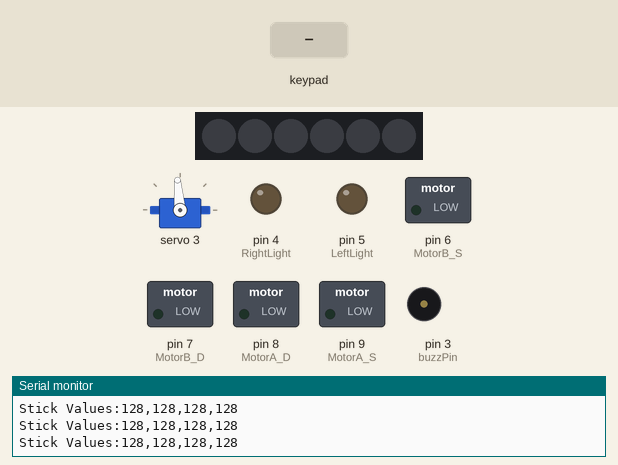
The sketch below on a simulated Arduino Uno, built with avr-gcc and run on an emulated ATmega328P. Shown: servo, 6 RGB LEDs in strip order, left to right, switched loads named in the sketch (green lamp = pin HIGH), output pins drawn as LEDs (lit = HIGH), buzzer (waves = sounding, pin HIGH), the last lines printed to the serial monitor. The test bench sets the inputs (shaded band).

Above: at 1.3 s.
1.4 s: key 'U' pressed
At 1.64 s:
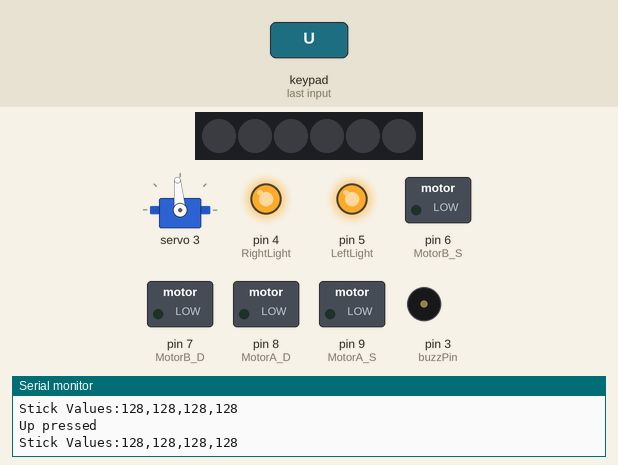
3.3 s: key 'X' pressed
At 3.52 s:
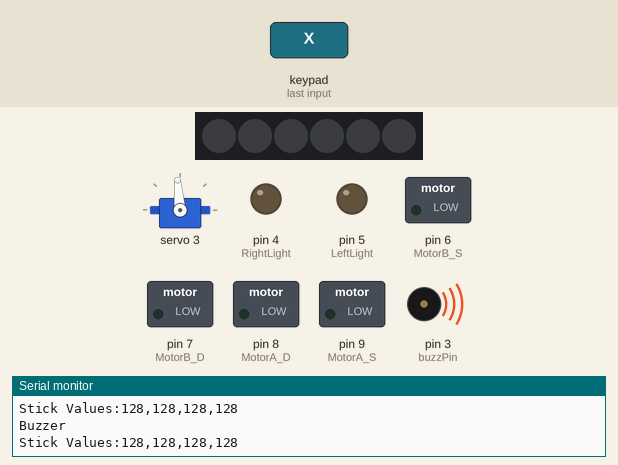
5.2 s: key 'O' pressed
At 6.1 s:
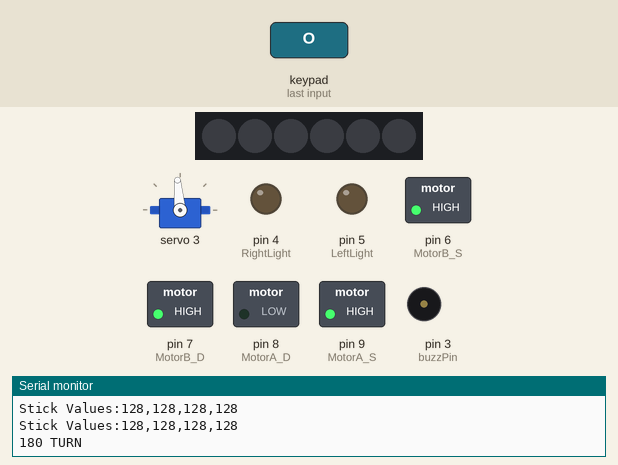
8.2 s: key 'S' pressed
At 9.5 s:
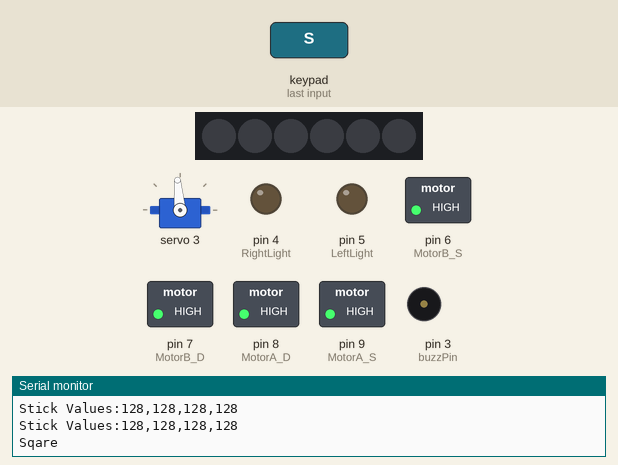
Timing chart, 0 to 20.8 s (numbered marks = the images above; inputs shaded):
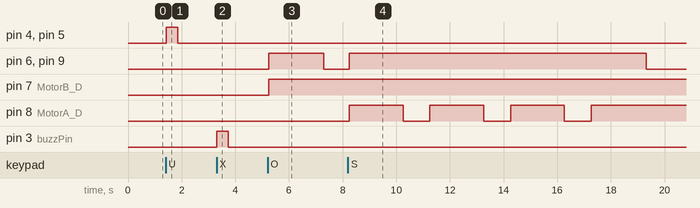

Measured:
- after the input at 1.4 s, pin 4 (RightLight), pin 5 (LeftLight): LOW → HIGH at once, → LOW 0.42 s later
- after the input at 3.3 s, pin 3 (buzzPin): LOW → HIGH at once, → LOW 0.42 s later
- after the input at 5.2 s, pin 6 (MotorB_S), pin 9 (MotorA_S): LOW → HIGH after 0.05 s, → LOW 2.1 s later; pin 7 (MotorB_D): LOW → HIGH after 0.05 s
- after the input at 8.2 s, pin 6 (MotorB_S), pin 9 (MotorA_S): LOW → HIGH after 0.05 s, → LOW 11.1 s later; pin 8 (MotorA_D): alternates HIGH for 2.0 s and LOW for 1.0 s, 7 changes in all, then stays HIGH, starting after 0.05 s

The sketch:

lectia_8.ino
```cpp
#include<PS2X_lib.h>
#include "HCPCA9685.h"
#include <Adafruit_NeoPixel.h>

//pinii pentru Receiver
#define PS2_DAT        13
#define PS2_CMD        11
#define PS2_SEL        10
#define PS2_CLK        12

//pinii pentru driverul de la motoare
#define MotorB_S  6
#define MotorB_D  7
#define MotorA_S  9
#define MotorA_D  8

//pinii pentru ledu-uri
#define RightLight 4
#define LeftLight  5

// creăm un obiect PS2x
PS2X ps2x;
#define pressures   false
#define rumble      false
int error = 0;
byte type = 0;
byte vibrate = 0;

//inițializarea modulului cu 16 canale servo HCPCA9685
#define  I2CAdd 0x40
HCPCA9685 HCPCA9685(I2CAdd);

//pin buzzer
#define buzzPin 3

//pin banda led
#define ledStripPin 2
#define NUMPIXELS   6
Adafruit_NeoPixel pixels(NUMPIXELS, ledStripPin, NEO_GRB + NEO_KHZ800);

//variabile de tip flag
bool LightF = false;
bool StripF = false;

void setup() {
  //setăm pinii de la motoare
  pinMode(MotorA_S, OUTPUT);
  pinMode(MotorA_D, OUTPUT);
  pinMode(MotorB_S, OUTPUT);
  pinMode(MotorB_D, OUTPUT);

  digitalWrite(MotorA_S, LOW);
  digitalWrite(MotorB_S, LOW);

  //inițializăm pinii de la led-uri
  pinMode(RightLight, OUTPUT);
  pinMode(LeftLight, OUTPUT);

  //inițializăm comunicatrea serială
  Serial.begin(115200);
  delay(100);
  //inițializare HCPCA9685
  HCPCA9685.Init(SERVO_MODE);
  HCPCA9685.Sleep(false);
  HCPCA9685.Servo(3, 210);

  //setam pinul de la buzzer
  pinMode(buzzPin, OUTPUT);

  //initializam banda led
  pixels.begin();
  pixels.clear();

  //inițializăm controllerul PS2
  error = ps2x.config_gamepad(PS2_CLK, PS2_CMD, PS2_SEL, PS2_DAT, pressures, rumble);
  if (error == 0) {
    Serial.print("Found Controller, configured successful ");
    Serial.print("pressures = ");
    if (pressures)
      Serial.println("true ");
    else
      Serial.println("false");
    Serial.print("rumble = ");
    if (rumble)
      Serial.println("true)");
    else
      Serial.println("false");
    Serial.println("Try out all the buttons, X will vibrate the controller, faster as you press harder;");
    Serial.println("holding L1 or R1 will print out the analog stick values.");
    Serial.println("Note: Go to www.billporter.info for updates and to report bugs.");
  }
}

void loop() {
  ps2x.read_gamepad(false, vibrate);


  //control motor stânga

  int leftStick = ps2x.Analog(PSS_LY);
  if (leftStick < 100) {
    leftStick = map(leftStick, 100, 0, 0, 255);
    leftStick = constrain(leftStick, 0, 255);
    analogWrite(MotorB_S,  leftStick);
    digitalWrite(MotorB_D, HIGH);

  }
  else if (leftStick > 170) {
    leftStick = map(leftStick, 170, 255, 0, 255);
    leftStick = constrain(leftStick, 0, 255);
    analogWrite(MotorB_S,  leftStick);
    digitalWrite(MotorB_D, LOW);
  }
  else {
    analogWrite(MotorB_S,  0);
  }


  //control motor dreapta
  int rightStick = ps2x.Analog(PSS_RY);
  if (rightStick < 100) {
    rightStick = map(rightStick, 100, 0, 0, 255);
    rightStick = constrain(rightStick, 0, 255);
    analogWrite(MotorA_S, rightStick);
    digitalWrite(MotorA_D, HIGH);
  }
  else if (rightStick > 170) {
    rightStick = map(rightStick, 170, 255, 0, 255);
    rightStick = constrain(rightStick, 0, 255);
    analogWrite(MotorA_S, rightStick);
    digitalWrite(MotorA_D, LOW);
  }
  else {
    analogWrite(MotorA_S, 0);
  }


  //Control lumini flash

  if (ps2x.ButtonPressed(PSB_TRIANGLE)) {
    Serial.println("Triangle just pressed");
    LightF = ! LightF;
  }

  if (LightF) {
    digitalWrite(RightLight, HIGH);
    digitalWrite(LeftLight , HIGH);
  }
  else {
    if (ps2x.Button(PSB_PAD_UP)) {
      Serial.println("Up pressed");
      digitalWrite(RightLight, HIGH);
      digitalWrite(LeftLight , HIGH);
    }
    else {
      digitalWrite(RightLight, LOW);
      digitalWrite(LeftLight, LOW);
    }
  }


  // control Gripper

  if (ps2x.Button(PSB_L1) ) {
    Serial.print("Gripper activated: ");
    int leftStickX = ps2x.Analog(PSS_LX);
    if (leftStickX > 200) {
      Serial.println("Right");
      HCPCA9685.Servo(3, 270);
    }
    else if (leftStickX < 50) {
      Serial.println("Left");
      HCPCA9685.Servo(3, 120);
    }
    else {
      HCPCA9685.Servo(3, 210);
      Serial.println();
    }
  }
  else {
    HCPCA9685.Servo(3, 210);
  }


  //Control pattern intoarcere 180 grade
  if (ps2x.ButtonPressed(PSB_CIRCLE)) {
    Serial.println("180 TURN");
    for (int i = 0; i < 10; i++) {
      ps2x.read_gamepad(false, vibrate);
      analogWrite(MotorB_S,  255);
      analogWrite(MotorA_S,  255);
      digitalWrite(MotorB_D, HIGH);
      digitalWrite(MotorA_D, LOW);
      delay(200);
    }
  }

  //Control pattern patrat
  if (ps2x.ButtonPressed(PSB_SQUARE)) {
    Serial.println("Sqare");

    for (int i = 0; i < 10; i++) {
      ps2x.read_gamepad(false, vibrate);
      analogWrite(MotorB_S,  255);
      analogWrite(MotorA_S,  255);
      digitalWrite(MotorB_D, HIGH);
      digitalWrite(MotorA_D, HIGH);
      delay(200);
    }

    for (int i = 0; i < 10; i++) {
      ps2x.read_gamepad(false, vibrate);
      analogWrite(MotorB_S,  255);
      analogWrite(MotorA_S,  255);
      digitalWrite(MotorB_D, HIGH);
      digitalWrite(MotorA_D, LOW);
      delay(100);
    }

    for (int i = 0; i < 10; i++) {
      ps2x.read_gamepad(false, vibrate);
      analogWrite(MotorB_S,  255);
      analogWrite(MotorA_S,  255);
      digitalWrite(MotorB_D, HIGH);
      digitalWrite(MotorA_D, HIGH);
      delay(200);
    }
    for (int i = 0; i < 10; i++) {
      ps2x.read_gamepad(false, vibrate);
      analogWrite(MotorB_S,  255);
      analogWrite(MotorA_S,  255);
      digitalWrite(MotorB_D, HIGH);
      digitalWrite(MotorA_D, LOW);
      delay(100);
    }
    for (int i = 0; i < 10; i++) {
      ps2x.read_gamepad(false, vibrate);
      analogWrite(MotorB_S,  255);
      analogWrite(MotorA_S,  255);
      digitalWrite(MotorB_D, HIGH);
      digitalWrite(MotorA_D, HIGH);
      delay(200);
    }
    for (int i = 0; i < 10; i++) {
      ps2x.read_gamepad(false, vibrate);
      analogWrite(MotorB_S,  255);
      analogWrite(MotorA_S,  255);
      digitalWrite(MotorB_D, HIGH);
      digitalWrite(MotorA_D, LOW);
      delay(100);
    }
    for (int i = 0; i < 10; i++) {
      ps2x.read_gamepad(false, vibrate);
      analogWrite(MotorB_S,  255);
      analogWrite(MotorA_S,  255);
      digitalWrite(MotorB_D, HIGH);
      digitalWrite(MotorA_D, HIGH);
      delay(200);
    }
  }

  // control buzzer/clacson
  if (ps2x.Button(PSB_CROSS)) {
    Serial.println("Buzzer");
    digitalWrite(buzzPin, HIGH);
  }
  else {
    digitalWrite(buzzPin, LOW);
  }


  //control banda Led emergency lights
  if (ps2x.ButtonPressed(PSB_R2)) {
    Serial.println("R2 just pressed");
    StripF = ! StripF;
  }
  if (StripF) {
    static bool tmp1 = false;
    pixels.clear();
    if (tmp1) {
      pixels.setPixelColor(0, pixels.Color(0, 0, 255));
      pixels.setPixelColor(1, pixels.Color(0, 0, 255));
      pixels.setPixelColor(2, pixels.Color(0, 0, 255));
      digitalWrite(RightLight, HIGH);
      digitalWrite(buzzPin, HIGH);
      pixels.show();
    } else {
      pixels.setPixelColor(3, pixels.Color(255, 0, 0));
      pixels.setPixelColor(4, pixels.Color(255, 0, 0));
      pixels.setPixelColor(5, pixels.Color(255, 0, 0));
      digitalWrite(buzzPin, LOW);
      digitalWrite(LeftLight , HIGH);
      pixels.show();
    }
    tmp1 = ! tmp1;
  }
  else {
    pixels.clear();
    pixels.show();
  }


  // afisare valori stick
  Serial.print("Stick Values:");
  Serial.print(ps2x.Analog(PSS_LY), DEC); //Left stick, Y axis. Other options: LX, RY, RX
  Serial.print(",");
  Serial.print(ps2x.Analog(PSS_LX), DEC);
  Serial.print(",");
  Serial.print(ps2x.Analog(PSS_RY), DEC);
  Serial.print(",");
  Serial.println(ps2x.Analog(PSS_RX), DEC);

  delay(50);
}
```
